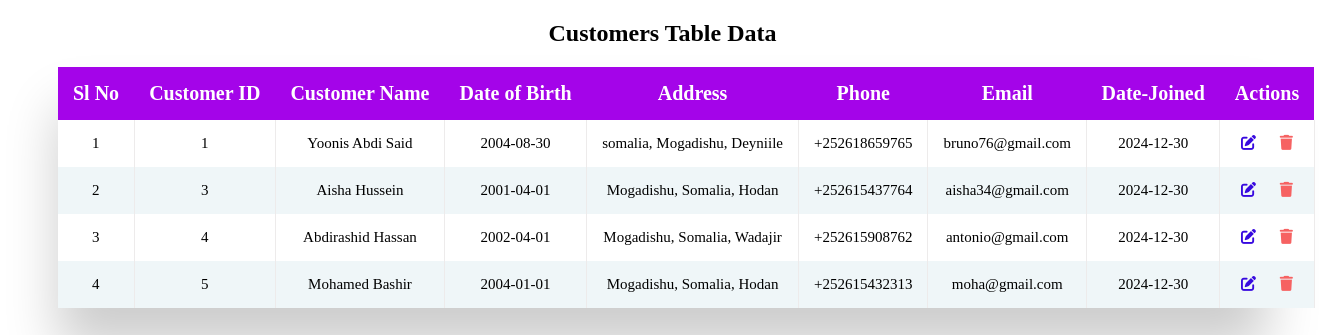
/customers/customers_data.php, run on the app's committed database.
### tables this page shows
CREATE TABLE `customers` (
  `CustomerID` int(11) NOT NULL,
  `FullName` varchar(90) NOT NULL,
  `DateOfBirth` date NOT NULL,
  `Address` text DEFAULT NULL,
  `Phone` varchar(15) DEFAULT NULL,
  `Email` varchar(100) DEFAULT NULL,
  `DateJoined` date NOT NULL DEFAULT current_timestamp()
);

### customers/customers_data.php (the view, shortened to what this page needs)
<?php include('../includes/connection.php');
?>
<!DOCTYPE html>
<html lang="en">
  <head>
    <link rel="stylesheet" href="customers_data.css" />
    <link
      rel="stylesheet"
      href="https://cdnjs.cloudflare.com/ajax/libs/font-awesome/6.5.1/css/all.min.css"
    />
  </head>
  <body>
    <h2>Customers Table Data</h2>
    <div class="table_container">
      <table class="table">
    <?php
    $select_query="Select * from `customers`";
    $result=mysqli_query($conn,$select_query);
    $i=1;
    if(mysqli_num_rows($result)>0){
      echo "  <thead>
      <tr>
        <th>Sl No</th>
        <th>Customer ID</th>
        <th>Customer Name</th>
        <th>Date of Birth</th>
        <th>Address</th>
        <th>Phone</th>
        <th>Email</th>
        <th>Date-Joined</th>
        <th>Actions</th>
      </tr>
    </thead>
    <tbody>";
       while( $row=mysqli_fetch_assoc($result)){
            $id=$row['CustomerID'];
$cid=$row['CustomerID'];
$Name=$row['FullName'];
$date=$row['DateOfBirth'];
$Address=$row['Address'];
$Phone=$row['Phone'];
$Email=$row['Email'];
$joined=$row['DateJoined'];
echo " <tr>
<td>$i</td>
<td>$cid</td>
<td>$Name</td>
<td>$date</td>
<td>$Address</td>
<td>$Phone</td>
<td>$Email</td>
<td>$joined</td>
<td>
<a href='customers_update.php?update_id=$id'><i class='fa-solid fa-pen-to-square'></i></a>
<a href='customers_delete.php?delete_id=$id'><i class='fa-solid fa-trash'></i></a>
</td>
</tr>";
$i++;
        }
      }
    else{
        echo "<h3 class='no_records'>No Records to display</h3>";
    }
?>          </tbody>
      </table>
    </div>

### customers/customers_data.css (style rules this page uses)
.table_container { margin: 20px 50px 50px; box-shadow: 0px 40px 50px rgba(0, 0, 0, 0.2); }
.table { font-size: 12px; border-collapse: collapse; width: 100%; max-width: 100%; white-space: nowrap; background-color: #fff; }
.table th { font-size: 20px; }
.table td, .table th { text-align: center; padding: 15px; }
.table td { border-right: 1px solid #edebeb; font-size: 15px; }
.table thead th { color: #fff; background: #a404e9; }
.table tr:nth-child(even) { background: #eff6f8; }
.fa-pen-to-square { color: #3709df; margin-right: 20px; }
.fa-trash { color: rgb(246, 98, 98); }
h2 { text-align: center; font-weight: bold; }

### data on the page
customers: CustomerID "1", FullName "Yoonis Abdi Said", DateOfBirth "2004-08-30", Address "somalia, Mogadishu, Deyniile", Phone "+252618659765", Email "bruno76@gmail.com", DateJoined "2024-12-30"
customers: CustomerID "3", FullName "Aisha Hussein", DateOfBirth "2001-04-01", Address "Mogadishu, Somalia, Hodan", Phone "+252615437764", Email "aisha34@gmail.com", DateJoined "2024-12-30"
customers: CustomerID "4", FullName "Abdirashid Hassan", DateOfBirth "2002-04-01", Address "Mogadishu, Somalia, Wadajir", Phone "+252615908762", Email "antonio@gmail.com", DateJoined "2024-12-30"
customers: CustomerID "5", FullName "Mohamed Bashir", DateOfBirth "2004-01-01", Address "Mogadishu, Somalia, Hodan", Phone "+252615432313", Email "moha@gmail.com", DateJoined "2024-12-30"
